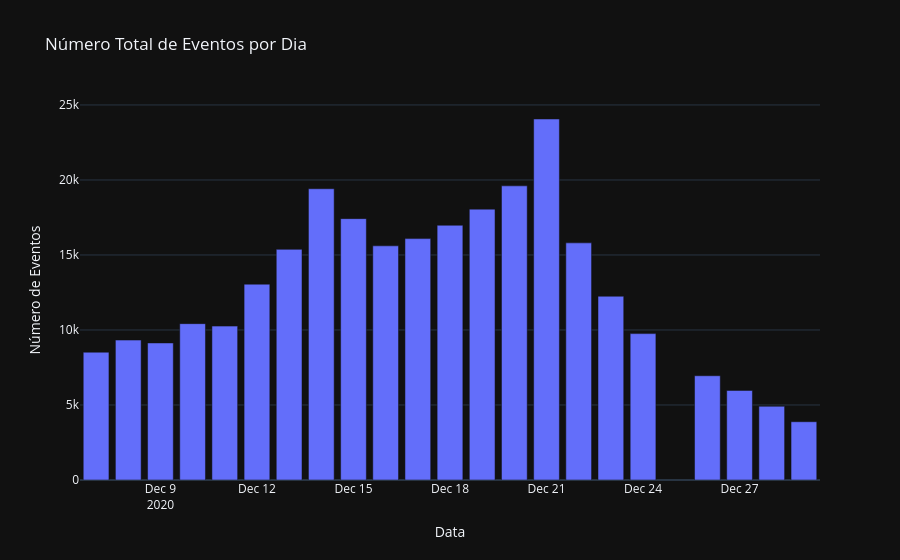

Write notebook code for a chart like this one.
### Code cell
# Extrair a data (sem hora) do timestamp do evento
df_events['event_date'] = df_events['event_dt'].dt.date

# Contar o número de eventos por data
events_per_day = df_events['event_date'].value_counts().sort_index()

# Converter para DataFrame para Plotly Express
events_per_day_df = events_per_day.reset_index()
events_per_day_df.columns = ['date', 'event_count']
events_per_day_df['date'] = pd.to_datetime(events_per_day_df['date']) # Convert back to datetime for plotting

# Criar o gráfico de linha
fig = px.bar(
    events_per_day_df,
    x='date',
    y='event_count',
    title='Número Total de Eventos por Dia',
    labels={'date': 'Data', 'event_count': 'Número de Eventos'},
)

# Ajustes de layout para tema escuro e melhor visualização
fig.update_layout(
    template='plotly_dark',
    xaxis_title='Data',
    yaxis_title='Número de Eventos',
    hovermode='x unified' # Mostrar informações de todos os traços para a mesma data
)

fig.show()

### Figure 1 — Plotly figure (JSON) as saved in the notebook; plotly's stock layout.template omitted (floating-point values rounded to 4 significant figures)
{"data": [{"hovertemplate": "Data=%{x}<br>Número de Eventos=%{y}<extra></extra>", "legendgroup": "", "marker": {"color": "#636efa", "pattern": {"shape": ""}}, "name": "", "orientation": "v", "showlegend": false, "textposition": "auto", "type": "bar", "x": ["2020-12-07T00:00:00.000000000", "2020-12-08T00:00:00.000000000", "2020-12-09T00:00:00.000000000", "2020-12-10T00:00:00.000000000", "2020-12-11T00:00:00.000000000", "2020-12-12T00:00:00.000000000", "2020-12-13T00:00:00.000000000", "2020-12-14T00:00:00.000000000", "2020-12-15T00:00:00.000000000", "2020-12-16T00:00:00.000000000", "2020-12-17T00:00:00.000000000", "2020-12-18T00:00:00.000000000", "2020-12-19T00:00:00.000000000", "2020-12-20T00:00:00.000000000", "2020-12-21T00:00:00.000000000", "2020-12-22T00:00:00.000000000", "2020-12-23T00:00:00.000000000", "2020-12-24T00:00:00.000000000", "2020-12-26T00:00:00.000000000", "2020-12-27T00:00:00.000000000", "2020-12-28T00:00:00.000000000", "2020-12-29T00:00:00.000000000"], "xaxis": "x", "y": [8520, 9327, 9136, 10422, 10258, 13053, 15374, 19415, 17422, 15609, 16091, 16980, 18055, 19608, 24064, 15807, 12250, 9758, 6949, 5971, 4915, 3885], "yaxis": "y"}], "layout": {"barmode": "relative", "hovermode": "x unified", "legend": {"tracegroupgap": 0}, "title": {"text": "Número Total de Eventos por Dia"}, "xaxis": {"anchor": "y", "domain": [0, 1], "title": {"text": "Data"}}, "yaxis": {"anchor": "x", "domain": [0, 1], "title": {"text": "Número de Eventos"}}}}
